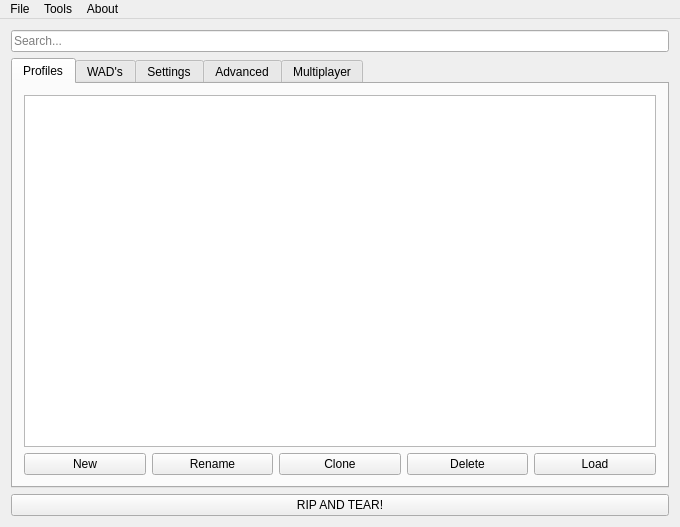
<?xml version="1.0" encoding="UTF-8"?>
<ui version="4.0">
 <class>MainWindow</class>
 <widget class="QMainWindow" name="MainWindow">
  <property name="geometry">
   <rect>
    <x>0</x>
    <y>0</y>
    <width>680</width>
    <height>527</height>
   </rect>
  </property>
  <property name="windowTitle">
   <string>MainWindow</string>
  </property>
  <property name="windowIcon">
   <iconset resource="../icon.qrc">
    <normaloff>:/images/chicken_reborn.png</normaloff>:/images/chicken_reborn.png</iconset>
  </property>
  <widget class="QWidget" name="centralWidget">
   <layout class="QVBoxLayout" name="verticalLayout">
    <item>
     <widget class="QLineEdit" name="le_search">
      <property name="placeholderText">
       <string>Search...</string>
      </property>
      <property name="clearButtonEnabled">
       <bool>true</bool>
      </property>
     </widget>
    </item>
    <item>
     <widget class="QTabWidget" name="tabWidget">
      <property name="currentIndex">
       <number>0</number>
      </property>
      <property name="tabBarAutoHide">
       <bool>false</bool>
      </property>
      <widget class="QWidget" name="tab_profiles">
       <attribute name="icon">
        <iconset theme="format-justify-fill">
         <normaloff>.</normaloff>.</iconset>
       </attribute>
       <attribute name="title">
        <string>Profiles</string>
       </attribute>
       <layout class="QVBoxLayout" name="verticalLayout_2">
        <item>
         <widget class="QListWidget" name="tw_profiles">
          <property name="editTriggers">
           <set>QAbstractItemView::NoEditTriggers</set>
          </property>
          <property name="alternatingRowColors">
           <bool>false</bool>
          </property>
          <property name="selectionMode">
           <enum>QAbstractItemView::SingleSelection</enum>
          </property>
          <property name="selectionBehavior">
           <enum>QAbstractItemView::SelectRows</enum>
          </property>
         </widget>
        </item>
        <item>
         <layout class="QHBoxLayout" name="horizontalLayout_5">
          <item>
           <widget class="QPushButton" name="btn_profiles_new">
            <property name="text">
             <string>New</string>
            </property>
            <property name="icon">
             <iconset theme="list-add">
              <normaloff>.</normaloff>.</iconset>
            </property>
            <property name="iconSize">
             <size>
              <width>16</width>
              <height>16</height>
             </size>
            </property>
           </widget>
          </item>
          <item>
           <widget class="QPushButton" name="btn_profiles_rename">
            <property name="text">
             <string>Rename</string>
            </property>
            <property name="icon">
             <iconset theme="edit">
              <normaloff>.</normaloff>.</iconset>
            </property>
            <property name="iconSize">
             <size>
              <width>16</width>
              <height>16</height>
             </size>
            </property>
           </widget>
          </item>
          <item>
           <widget class="QPushButton" name="btn_profiles_clone">
            <property name="text">
             <string>Clone</string>
            </property>
            <property name="icon">
             <iconset theme="edit-copy">
              <normaloff>.</normaloff>.</iconset>
            </property>
            <property name="iconSize">
             <size>
              <width>16</width>
              <height>16</height>
             </size>
            </property>
           </widget>
          </item>
          <item>
           <widget class="QPushButton" name="btn_profiles_delete">
            <property name="text">
             <string>Delete</string>
            </property>
            <property name="icon">
             <iconset theme="edit-delete">
              <normaloff>.</normaloff>.</iconset>
            </property>
            <property name="iconSize">
             <size>
              <width>16</width>
              <height>16</height>
             </size>
            </property>
           </widget>
          </item>
          <item>
           <widget class="QPushButton" name="btn_profiles_load">
            <property name="text">
             <string>Load</string>
            </property>
            <property name="icon">
             <iconset theme="go-down">
              <normaloff>.</normaloff>.</iconset>
            </property>
            <property name="iconSize">
             <size>
              <width>16</width>
              <height>16</height>
             </size>
            </property>
           </widget>
          </item>
         </layout>
        </item>
       </layout>
      </widget>
      <widget class="QWidget" name="tab_wads">
       <attribute name="icon">
        <iconset theme="package-x-generic-symbolic">
         <normaloff>.</normaloff>.</iconset>
       </attribute>
       <attribute name="title">
        <string>WAD's</string>
       </attribute>
       <layout class="QVBoxLayout" name="verticalLayout_4">
        <item>
         <widget class="QStackedWidget" name="sw_wads">
          <property name="currentIndex">
           <number>0</number>
          </property>
          <widget class="QWidget" name="sw_wads_page1">
           <layout class="QVBoxLayout" name="verticalLayout_5">
            <item>
             <widget class="QLabel" name="label">
              <property name="text">
               <string>IWAD:</string>
              </property>
             </widget>
            </item>
            <item>
             <widget class="QListWidget" name="lw_iwad"/>
            </item>
            <item>
             <widget class="QLabel" name="label_2">
              <property name="text">
               <string>PWAD:</string>
              </property>
             </widget>
            </item>
            <item>
             <layout class="QHBoxLayout" name="horizontalLayout_6">
              <item>
               <widget class="QListWidget" name="lw_pwad"/>
              </item>
              <item>
               <layout class="QVBoxLayout" name="verticalLayout_3">
                <item>
                 <spacer name="verticalSpacer_3">
                  <property name="orientation">
                   <enum>Qt::Vertical</enum>
                  </property>
                  <property name="sizeHint" stdset="0">
                   <size>
                    <width>20</width>
                    <height>40</height>
                   </size>
                  </property>
                 </spacer>
                </item>
                <item>
                 <widget class="QPushButton" name="btn_pwad_up">
                  <property name="maximumSize">
                   <size>
                    <width>30</width>
                    <height>16777215</height>
                   </size>
                  </property>
                  <property name="text">
                   <string/>
                  </property>
                  <property name="icon">
                   <iconset theme="go-up-symbolic">
                    <normaloff>.</normaloff>.</iconset>
                  </property>
                  <property name="iconSize">
                   <size>
                    <width>16</width>
                    <height>16</height>
                   </size>
                  </property>
                 </widget>
                </item>
                <item>
                 <widget class="QPushButton" name="btn_pwad_down">
                  <property name="maximumSize">
                   <size>
                    <width>30</width>
                    <height>16777215</height>
                   </size>
                  </property>
                  <property name="text">
                   <string/>
                  </property>
                  <property name="icon">
                   <iconset theme="go-down-symbolic">
                    <normaloff>.</normaloff>.</iconset>
                  </property>
                  <property name="iconSize">
                   <size>
                    <width>16</width>
                    <height>16</height>
                   </size>
                  </property>
                 </widget>
                </item>
                <item>
                 <widget class="QPushButton" name="btn_pwad_top">
                  <property name="maximumSize">
                   <size>
                    <width>30</width>
                    <height>16777215</height>
                   </size>
                  </property>
                  <property name="text">
                   <string/>
                  </property>
                  <property name="icon">
                   <iconset theme="go-top-symbolic">
                    <normaloff>.</normaloff>.</iconset>
                  </property>
                  <property name="iconSize">
                   <size>
                    <width>16</width>
                    <height>16</height>
                   </size>
                  </property>
                 </widget>
                </item>
                <item>
                 <widget class="QPushButton" name="btn_refresh">
                  <property name="maximumSize">
                   <size>
                    <width>30</width>
                    <height>16777215</height>
                   </size>
                  </property>
                  <property name="text">
                   <string/>
                  </property>
                  <property name="icon">
                   <iconset theme="view-refresh-symbolic">
                    <normaloff>.</normaloff>.</iconset>
                  </property>
                  <property name="iconSize">
                   <size>
                    <width>16</width>
                    <height>16</height>
                   </size>
                  </property>
                 </widget>
                </item>
                <item>
                 <spacer name="verticalSpacer_4">
                  <property name="orientation">
                   <enum>Qt::Vertical</enum>
                  </property>
                  <property name="sizeHint" stdset="0">
                   <size>
                    <width>20</width>
                    <height>40</height>
                   </size>
                  </property>
                 </spacer>
                </item>
               </layout>
              </item>
             </layout>
            </item>
           </layout>
          </widget>
          <widget class="QWidget" name="sw_wads_page2">
           <layout class="QVBoxLayout" name="verticalLayout_6">
            <item>
             <widget class="QListWidget" name="lw_mods"/>
            </item>
           </layout>
          </widget>
         </widget>
        </item>
       </layout>
      </widget>
      <widget class="QWidget" name="tab_settings">
       <attribute name="icon">
        <iconset theme="emblem-system-symbolic">
         <normaloff>.</normaloff>.</iconset>
       </attribute>
       <attribute name="title">
        <string>Settings</string>
       </attribute>
       <layout class="QVBoxLayout" name="verticalLayout_9">
        <item>
         <layout class="QHBoxLayout" name="horizontalLayout">
          <item>
           <widget class="QLabel" name="label_3">
            <property name="text">
             <string>Path to IWAD dir: </string>
            </property>
           </widget>
          </item>
          <item>
           <layout class="QHBoxLayout" name="horizontalLayout_7">
            <item>
             <widget class="QLineEdit" name="le_iwaddir">
              <property name="clearButtonEnabled">
               <bool>true</bool>
              </property>
             </widget>
            </item>
            <item>
             <widget class="QPushButton" name="btn_iwad_chooser">
              <property name="maximumSize">
               <size>
                <width>30</width>
                <height>16777215</height>
               </size>
              </property>
              <property name="text">
               <string>...</string>
              </property>
             </widget>
            </item>
           </layout>
          </item>
         </layout>
        </item>
        <item>
         <layout class="QHBoxLayout" name="horizontalLayout_2">
          <item>
           <widget class="QLabel" name="label_4">
            <property name="text">
             <string>Path to PWAD dir: </string>
            </property>
           </widget>
          </item>
          <item>
           <layout class="QHBoxLayout" name="horizontalLayout_8">
            <item>
             <widget class="QLineEdit" name="le_pwaddir">
              <property name="clearButtonEnabled">
               <bool>true</bool>
              </property>
             </widget>
            </item>
            <item>
             <widget class="QPushButton" name="btn_pwad_chooser">
              <property name="maximumSize">
               <size>
                <width>30</width>
                <height>16777215</height>
               </size>
              </property>
              <property name="text">
               <string>...</string>
              </property>
             </widget>
            </item>
           </layout>
          </item>
         </layout>
        </item>
        <item>
         <layout class="QHBoxLayout" name="horizontalLayout_4">
          <item>
           <widget class="QLabel" name="label_5">
            <property name="text">
             <string>Path to executable:</string>
            </property>
           </widget>
          </item>
          <item>
           <layout class="QHBoxLayout" name="horizontalLayout_9">
            <item>
             <widget class="QLineEdit" name="le_executablepath">
              <property name="clearButtonEnabled">
               <bool>true</bool>
              </property>
             </widget>
            </item>
            <item>
             <widget class="QPushButton" name="btn_exe_chooser">
              <property name="maximumSize">
               <size>
                <width>30</width>
                <height>16777215</height>
               </size>
              </property>
              <property name="text">
               <string>...</string>
              </property>
             </widget>
            </item>
           </layout>
          </item>
         </layout>
        </item>
        <item>
         <layout class="QVBoxLayout" name="verticalLayout_8">
          <item>
           <widget class="QLabel" name="label_6">
            <property name="text">
             <string>Port config:</string>
            </property>
           </widget>
          </item>
          <item>
           <widget class="QListWidget" name="lw_port_config"/>
          </item>
          <item>
           <layout class="QHBoxLayout" name="horizontalLayout_3">
            <item>
             <widget class="QPushButton" name="btn_config_new">
              <property name="text">
               <string>New</string>
              </property>
              <property name="icon">
               <iconset theme="list-add">
                <normaloff>.</normaloff>.</iconset>
              </property>
              <property name="iconSize">
               <size>
                <width>16</width>
                <height>16</height>
               </size>
              </property>
             </widget>
            </item>
            <item>
             <widget class="QPushButton" name="btn_config_rename">
              <property name="text">
               <string>Rename</string>
              </property>
              <property name="icon">
               <iconset theme="edit">
                <normaloff>.</normaloff>.</iconset>
              </property>
              <property name="iconSize">
               <size>
                <width>16</width>
                <height>16</height>
               </size>
              </property>
             </widget>
            </item>
            <item>
             <widget class="QPushButton" name="btn_config_delete">
              <property name="text">
               <string>Delete</string>
              </property>
              <property name="icon">
               <iconset theme="edit-delete">
                <normaloff>.</normaloff>.</iconset>
              </property>
              <property name="iconSize">
               <size>
                <width>16</width>
                <height>16</height>
               </size>
              </property>
             </widget>
            </item>
           </layout>
          </item>
         </layout>
        </item>
        <item>
         <spacer name="verticalSpacer">
          <property name="orientation">
           <enum>Qt::Vertical</enum>
          </property>
          <property name="sizeHint" stdset="0">
           <size>
            <width>20</width>
            <height>40</height>
           </size>
          </property>
         </spacer>
        </item>
       </layout>
      </widget>
      <widget class="QWidget" name="tab_advanced">
       <attribute name="icon">
        <iconset theme="view-more-horizontal-symbolic">
         <normaloff>.</normaloff>.</iconset>
       </attribute>
       <attribute name="title">
        <string>Advanced</string>
       </attribute>
       <layout class="QVBoxLayout" name="verticalLayout_7">
        <item>
         <widget class="QStackedWidget" name="sw_adv">
          <property name="currentIndex">
           <number>1</number>
          </property>
          <widget class="QWidget" name="sw_adv_page1">
           <layout class="QVBoxLayout" name="verticalLayout_11">
            <item>
             <widget class="QCheckBox" name="cb_dp_water">
              <property name="text">
               <string>Enable water</string>
              </property>
             </widget>
            </item>
            <item>
             <spacer name="verticalSpacer_5">
              <property name="orientation">
               <enum>Qt::Vertical</enum>
              </property>
              <property name="sizeHint" stdset="0">
               <size>
                <width>20</width>
                <height>40</height>
               </size>
              </property>
             </spacer>
            </item>
           </layout>
          </widget>
          <widget class="QWidget" name="sw_adv_page2">
           <layout class="QVBoxLayout" name="verticalLayout_10">
            <item>
             <layout class="QHBoxLayout" name="horizontalLayout_10">
              <item>
               <widget class="QLabel" name="label_7">
                <property name="sizePolicy">
                 <sizepolicy hsizetype="Maximum" vsizetype="Preferred">
                  <horstretch>0</horstretch>
                  <verstretch>0</verstretch>
                 </sizepolicy>
                </property>
                <property name="text">
                 <string>Map: </string>
                </property>
               </widget>
              </item>
              <item>
               <widget class="QLineEdit" name="le_gz_map">
                <property name="maximumSize">
                 <size>
                  <width>60</width>
                  <height>16777215</height>
                 </size>
                </property>
               </widget>
              </item>
              <item>
               <spacer name="horizontalSpacer_2">
                <property name="orientation">
                 <enum>Qt::Horizontal</enum>
                </property>
                <property name="sizeType">
                 <enum>QSizePolicy::Maximum</enum>
                </property>
                <property name="sizeHint" stdset="0">
                 <size>
                  <width>90</width>
                  <height>20</height>
                 </size>
                </property>
               </spacer>
              </item>
              <item>
               <widget class="QCheckBox" name="cb_gz_skill">
                <property name="sizePolicy">
                 <sizepolicy hsizetype="Maximum" vsizetype="Fixed">
                  <horstretch>0</horstretch>
                  <verstretch>0</verstretch>
                 </sizepolicy>
                </property>
                <property name="text">
                 <string>Skill</string>
                </property>
               </widget>
              </item>
              <item>
               <widget class="QComboBox" name="comb_gz_skill">
                <item>
                 <property name="text">
                  <string>I'm too young to die.</string>
                 </property>
                </item>
                <item>
                 <property name="text">
                  <string>Hey, not too rough.</string>
                 </property>
                </item>
                <item>
                 <property name="text">
                  <string>Hurt me plenty.</string>
                 </property>
                </item>
                <item>
                 <property name="text">
                  <string>Ultra-Violence.</string>
                 </property>
                </item>
                <item>
                 <property name="text">
                  <string>Nightmare!</string>
                 </property>
                </item>
               </widget>
              </item>
              <item>
               <spacer name="horizontalSpacer">
                <property name="orientation">
                 <enum>Qt::Horizontal</enum>
                </property>
                <property name="sizeType">
                 <enum>QSizePolicy::Maximum</enum>
                </property>
                <property name="sizeHint" stdset="0">
                 <size>
                  <width>150</width>
                  <height>20</height>
                 </size>
                </property>
               </spacer>
              </item>
             </layout>
            </item>
            <item>
             <widget class="QCheckBox" name="cb_gz_demo">
              <property name="text">
               <string>Record demo</string>
              </property>
             </widget>
            </item>
            <item>
             <spacer name="verticalSpacer_2">
              <property name="orientation">
               <enum>Qt::Vertical</enum>
              </property>
              <property name="sizeHint" stdset="0">
               <size>
                <width>20</width>
                <height>40</height>
               </size>
              </property>
             </spacer>
            </item>
           </layout>
          </widget>
         </widget>
        </item>
       </layout>
      </widget>
      <widget class="QWidget" name="tab_network">
       <attribute name="icon">
        <iconset theme="text-html-symbolic">
         <normaloff>.</normaloff>.</iconset>
       </attribute>
       <attribute name="title">
        <string>Multiplayer</string>
       </attribute>
       <layout class="QVBoxLayout" name="verticalLayout_12">
        <item>
         <widget class="QGroupBox" name="gb_gz_join">
          <property name="title">
           <string>Join</string>
          </property>
          <property name="checkable">
           <bool>true</bool>
          </property>
          <property name="checked">
           <bool>false</bool>
          </property>
          <layout class="QVBoxLayout" name="verticalLayout_13">
           <item>
            <layout class="QHBoxLayout" name="horizontalLayout_11">
             <item>
              <widget class="QLabel" name="label_8">
               <property name="text">
                <string>Host ip address and port:</string>
               </property>
              </widget>
             </item>
             <item>
              <widget class="QLineEdit" name="le_gz_ip"/>
             </item>
             <item>
              <widget class="QLabel" name="label_9">
               <property name="text">
                <string>:</string>
               </property>
              </widget>
             </item>
             <item>
              <widget class="QLineEdit" name="le_gz_ipport">
               <property name="maximumSize">
                <size>
                 <width>70</width>
                 <height>16777215</height>
                </size>
               </property>
               <property name="maxLength">
                <number>5</number>
               </property>
              </widget>
             </item>
             <item>
              <spacer name="horizontalSpacer_3">
               <property name="orientation">
                <enum>Qt::Horizontal</enum>
               </property>
               <property name="sizeHint" stdset="0">
                <size>
                 <width>40</width>
                 <height>20</height>
                </size>
               </property>
              </spacer>
             </item>
            </layout>
           </item>
          </layout>
         </widget>
        </item>
        <item>
         <widget class="QGroupBox" name="gb_gz_host">
          <property name="title">
           <string>Host</string>
          </property>
          <property name="checkable">
           <bool>true</bool>
          </property>
          <property name="checked">
           <bool>false</bool>
          </property>
         </widget>
        </item>
        <item>
         <spacer name="verticalSpacer_6">
          <property name="orientation">
           <enum>Qt::Vertical</enum>
          </property>
          <property name="sizeHint" stdset="0">
           <size>
            <width>20</width>
            <height>40</height>
           </size>
          </property>
         </spacer>
        </item>
       </layout>
      </widget>
     </widget>
    </item>
    <item>
     <widget class="QPushButton" name="btn_ripandtear">
      <property name="text">
       <string>RIP AND TEAR!</string>
      </property>
      <property name="icon">
       <iconset resource="../icon.qrc">
        <normaloff>:/images/chicken_reborn.png</normaloff>:/images/chicken_reborn.png</iconset>
      </property>
      <property name="iconSize">
       <size>
        <width>30</width>
        <height>30</height>
       </size>
      </property>
     </widget>
    </item>
   </layout>
  </widget>
  <widget class="QMenuBar" name="menuBar">
   <property name="geometry">
    <rect>
     <x>0</x>
     <y>0</y>
     <width>680</width>
     <height>20</height>
    </rect>
   </property>
   <widget class="QMenu" name="menuFile">
    <property name="title">
     <string>File</string>
    </property>
    <addaction name="actionSettings"/>
    <addaction name="actionExit"/>
   </widget>
   <widget class="QMenu" name="menuAbout">
    <property name="title">
     <string>About</string>
    </property>
    <addaction name="actionAbout_Chicken_Launcher"/>
   </widget>
   <widget class="QMenu" name="menuTools">
    <property name="title">
     <string>Tools</string>
    </property>
    <addaction name="actionWAD_cleaner"/>
    <addaction name="actionWAD_download"/>
    <addaction name="actionObligate"/>
   </widget>
   <addaction name="menuFile"/>
   <addaction name="menuTools"/>
   <addaction name="menuAbout"/>
  </widget>
  <action name="actionExit">
   <property name="icon">
    <iconset theme="application-exit">
     <normaloff>.</normaloff>.</iconset>
   </property>
   <property name="text">
    <string>Exit</string>
   </property>
  </action>
  <action name="actionSettings">
   <property name="icon">
    <iconset theme="system-run">
     <normaloff>.</normaloff>.</iconset>
   </property>
   <property name="text">
    <string>Settings</string>
   </property>
  </action>
  <action name="actionGZDoom">
   <property name="checkable">
    <bool>true</bool>
   </property>
   <property name="text">
    <string>GZDoom</string>
   </property>
  </action>
  <action name="actionDarkplaces">
   <property name="checkable">
    <bool>true</bool>
   </property>
   <property name="text">
    <string>Darkplaces</string>
   </property>
  </action>
  <action name="actionUHexen2">
   <property name="checkable">
    <bool>true</bool>
   </property>
   <property name="text">
    <string>UHexen2</string>
   </property>
  </action>
  <action name="actionWAD_cleaner">
   <property name="icon">
    <iconset theme="edit-cut">
     <normaloff>.</normaloff>.</iconset>
   </property>
   <property name="text">
    <string>WAD cleaner</string>
   </property>
  </action>
  <action name="actionObligate">
   <property name="icon">
    <iconset theme="extension-symbolic">
     <normaloff>.</normaloff>.</iconset>
   </property>
   <property name="text">
    <string>Obligate</string>
   </property>
  </action>
  <action name="actionWAD_download">
   <property name="icon">
    <iconset theme="go-down">
     <normaloff>.</normaloff>.</iconset>
   </property>
   <property name="text">
    <string>WAD download</string>
   </property>
  </action>
  <action name="actionAbout_Chicken_Launcher">
   <property name="text">
    <string>About Chicken Launcher</string>
   </property>
  </action>
 </widget>
 <layoutdefault spacing="6" margin="11"/>
 <resources>
  <include location="../icon.qrc"/>
 </resources>
 <connections/>
</ui>
